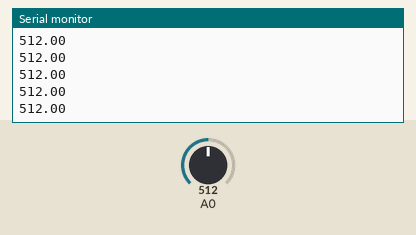
Bench run of a sketch on a simulated Arduino Uno, built with avr-gcc and run on an emulated ATmega328P. Shown: the last lines printed to the serial monitor. Inputs (shaded band) come from the test bench; at power-on: A0 = 512.

Above: at 1.2 s.
1.3 s: A0 set to 716
At 2.1 s:
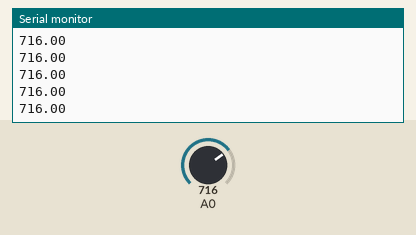
2.8 s: A0 set to 900
At 3.3 s:
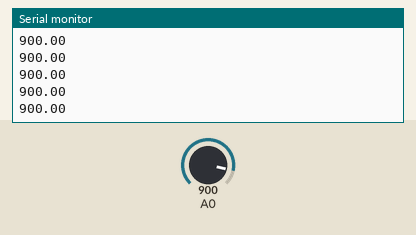
Timing chart, 0 to 5.8 s (numbered marks = the images above; inputs shaded):
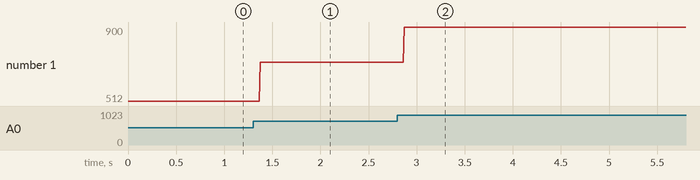

The sketch:

lumen_test.ino
```cpp
void setup() {
  Serial.begin(9600);
}

void loop() {
  float lumen = analogRead(0);
  Serial.println(lumen);
}
```

Measured:
- after the input at 1.3 s, the serial monitor: prints a new line after 0.07 s (image 1)
- after the input at 2.8 s, the serial monitor: prints a new line after 0.07 s (image 2)
- plotted number 1: 512 → 716 after the input at 1.3 s, 716 → 900 after the input at 2.8 s
